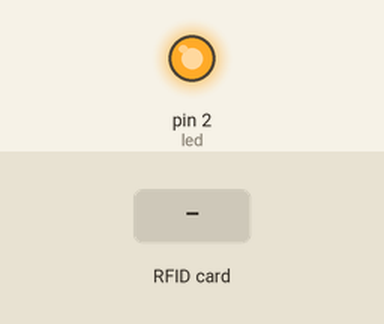
Recording of a program running on a simulated MicroPython board. Shown: output pins drawn as LEDs (lit = HIGH). Inputs (shaded band) come from the test bench. The interpreter's speed is modelled, so counts of loop turns are approximate; library files of the repository ran but are not shown: mfrc522.py; pins used as bus, display or sensor lines are not drawn; what the program prints to the serial console is not drawn.

Above: at 0.1 s.
At 1.2 s:
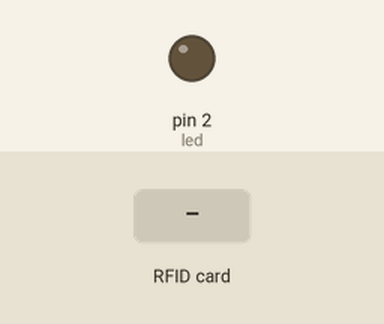
1.3 s: RFID card 57 E4 F6 0C held to the reader
3.5 s: RFID card 5E 7A 19 C4 held to the reader
Timing chart, 0 to 6.5 s (numbered marks = the images above; inputs shaded):
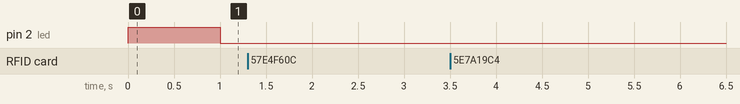

Measured:
- after the input at 1.3 s, every drawn part: stays the same
- after the input at 3.5 s, every drawn part: stays the same

The program:

main.py
```python
from machine import Pin
from machine import Timer
import mfrc522

led = Pin(2, Pin.OUT)
led.on()

lector = mfrc522.MFRC522(14, 13, 12, 5, 4)


def leertag():
    led.value(not led.value)
    tagvalue = lector.getCardValue()
    if tagvalue != "":
        if tagvalue == "0x57e4f60c":
            print("autorizado nivel 1")
        elif tagvalue == "0x57fc300c":
            print("autorizado nivel 2")
        else:
            print("no autorizado")


tim = Timer(-1)
tim.init(period=1000, mode=Timer.PERIODIC, callback=lambda t: leertag())
```
